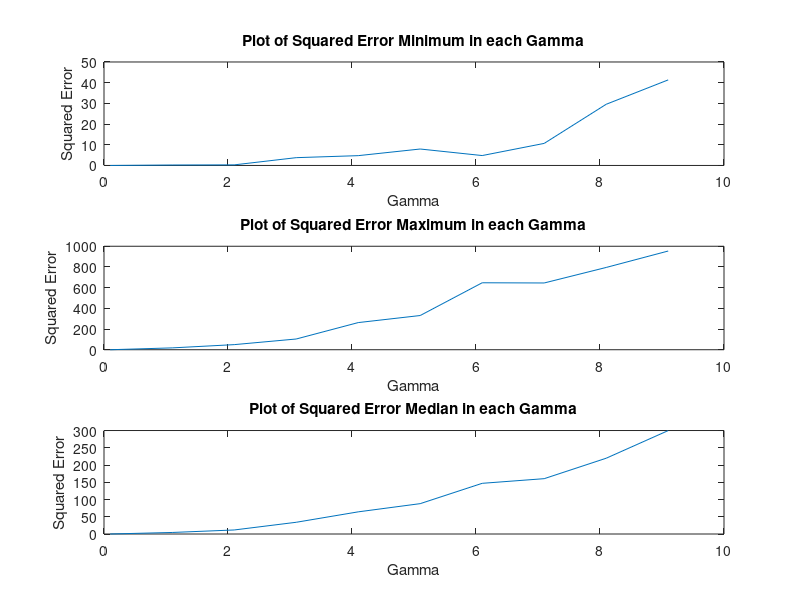

Source code (MATLAB):
clc;
clear;
close all;
%Generation of iid x using rand 
x = -1 + 2.*rand(10,1);
%Identity matrix 
I=eye(4);

%gamma varying from 10^-1 to 10^1
gamma=10^(-1):1:10^(1);

%Keeping standard deviation fixed at 1
sd=1;

%For Generation of Dataset
for n=1:10
for j=1:10
    v=normrnd(0,sd);%Noise generation for each value of x
    for i=1:10
     
     w(i,:,j,n)=mvnrnd([0 0 0 0],(gamma(i)^2)*I);%Geneartion of parameter vector for specific gamma
     p_w=mvnpdf(w(i,:,j,n),[0 0 0 0],(gamma(i)*gamma(i))*I);%probablity of that particular gamma
     y=w(i,1,j,n)*(x(j))^3 + w(i,2,j,n)*(x(j))^2 + w(i,3,j,n)*(x(j))+ w(i,4,j,n)+v;%computation of y
     B=[ x(j)^3 ; x(j)^2 ;x(j);x(j)];
     Z= w(i,:,j,n)*B;%for computing MAP 
     prob_y_xw=mvnpdf(Z,sd^2);%Prior probablity
     W_map(i,:,j,n)=log(p_w)+log(prob_y_xw);%for estimation of map
     P(i,:,j,n)=[y,(x(j))^3,(x(j))^2,(x(j)),w(i,:,j,n),v,gamma(i),p_w,W_map(i)];%dataset
     
    end
end
end
%Estimating maximum probablity and computing L2estiamte
for n=1:10
for i=1:10
    [W_max(i),ind(i)]=max(W_map(:,:,i,n));
    W_true(i,:)=w(ind(i),:,i,n);
    for o=1:10
    L2_estimate(o,:,i,n)=abs((W_true(i,:)-w(o,:,i,n)).^2);
    sum_error_gamma(o,:,i,n)=sum(L2_estimate(o,:,i,n));
    end
end
end

%Data for Minimum,Maximum and Median
for i=1:10
  gamma_mi(i,:)=min(sum_error_gamma(i,:,:,:));
  gamma_ma(i,:)=max(sum_error_gamma(i,:,:,:));
  gamma_me(i,:)=median(sum_error_gamma(i,:,:,:));
end
for i=1:10
    gamma_min(i,:)=min(gamma_mi(i,:));
    gamma_max(i,:)=max(gamma_ma(i,:));
    gamma_med(i,:)=median(gamma_me(i,:));
end


figure(1)
subplot(3,1,1)
plot(gamma,gamma_min)
title('Plot of Squared Error Minimum in each Gamma')
xlabel('Gamma')
ylabel('Squared Error')
subplot(3,1,2)
plot(gamma,gamma_max)
title('Plot of Squared Error Maximum in each Gamma')
xlabel('Gamma')
ylabel('Squared Error')
subplot(3,1,3)
plot(gamma,gamma_med)
title('Plot of Squared Error Median in each Gamma')
xlabel('Gamma')
ylabel('Squared Error')
